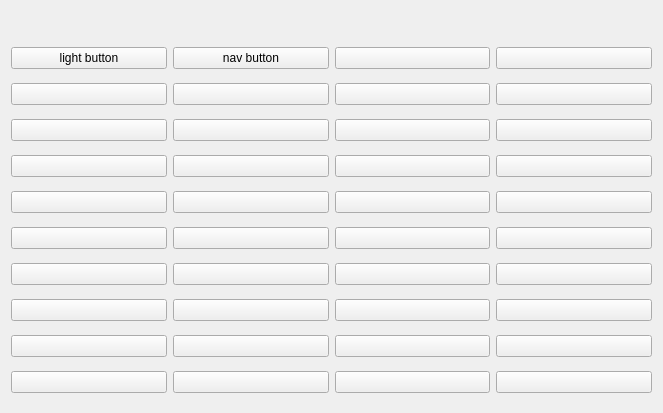
<?xml version="1.0" encoding="UTF-8"?>
<ui version="4.0">
 <class>MainWindow</class>
 <widget class="QMainWindow" name="MainWindow">
  <property name="geometry">
   <rect>
    <x>0</x>
    <y>0</y>
    <width>663</width>
    <height>413</height>
   </rect>
  </property>
  <property name="windowTitle">
   <string>FormTestTool</string>
  </property>
  <widget class="QWidget" name="centralWidget">
   <layout class="QGridLayout" name="gridLayout">
    <item row="1" column="3">
     <widget class="QPushButton" name="pushButton_3">
      <property name="text">
       <string/>
      </property>
     </widget>
    </item>
    <item row="10" column="3">
     <widget class="QPushButton" name="pushButton_38">
      <property name="text">
       <string/>
      </property>
     </widget>
    </item>
    <item row="2" column="1">
     <widget class="QPushButton" name="pushButton_5">
      <property name="text">
       <string/>
      </property>
     </widget>
    </item>
    <item row="2" column="0">
     <widget class="QPushButton" name="pushButton_4">
      <property name="text">
       <string/>
      </property>
     </widget>
    </item>
    <item row="7" column="1">
     <widget class="QPushButton" name="pushButton_24">
      <property name="text">
       <string/>
      </property>
     </widget>
    </item>
    <item row="3" column="1">
     <widget class="QPushButton" name="pushButton_9">
      <property name="text">
       <string/>
      </property>
     </widget>
    </item>
    <item row="7" column="3">
     <widget class="QPushButton" name="pushButton_26">
      <property name="text">
       <string/>
      </property>
     </widget>
    </item>
    <item row="12" column="1">
     <widget class="QPushButton" name="pushButton_37">
      <property name="text">
       <string/>
      </property>
     </widget>
    </item>
    <item row="10" column="0">
     <widget class="QPushButton" name="pushButton_27">
      <property name="text">
       <string/>
      </property>
     </widget>
    </item>
    <item row="3" column="0">
     <widget class="QPushButton" name="pushButton_8">
      <property name="text">
       <string/>
      </property>
     </widget>
    </item>
    <item row="4" column="0">
     <widget class="QPushButton" name="pushButton_12">
      <property name="text">
       <string/>
      </property>
     </widget>
    </item>
    <item row="4" column="1">
     <widget class="QPushButton" name="pushButton_13">
      <property name="text">
       <string/>
      </property>
     </widget>
    </item>
    <item row="5" column="0">
     <widget class="QPushButton" name="pushButton_15">
      <property name="text">
       <string/>
      </property>
     </widget>
    </item>
    <item row="1" column="0">
     <widget class="QPushButton" name="pushButton">
      <property name="text">
       <string>light button</string>
      </property>
     </widget>
    </item>
    <item row="10" column="1">
     <widget class="QPushButton" name="pushButton_32">
      <property name="text">
       <string/>
      </property>
     </widget>
    </item>
    <item row="5" column="3">
     <widget class="QPushButton" name="pushButton_18">
      <property name="text">
       <string/>
      </property>
     </widget>
    </item>
    <item row="6" column="1">
     <widget class="QPushButton" name="pushButton_20">
      <property name="text">
       <string/>
      </property>
     </widget>
    </item>
    <item row="12" column="0">
     <widget class="QPushButton" name="pushButton_35">
      <property name="text">
       <string/>
      </property>
     </widget>
    </item>
    <item row="4" column="2">
     <widget class="QPushButton" name="pushButton_14">
      <property name="text">
       <string/>
      </property>
     </widget>
    </item>
    <item row="10" column="2">
     <widget class="QPushButton" name="pushButton_33">
      <property name="text">
       <string/>
      </property>
     </widget>
    </item>
    <item row="5" column="2">
     <widget class="QPushButton" name="pushButton_17">
      <property name="text">
       <string/>
      </property>
     </widget>
    </item>
    <item row="3" column="2">
     <widget class="QPushButton" name="pushButton_10">
      <property name="text">
       <string/>
      </property>
     </widget>
    </item>
    <item row="6" column="0">
     <widget class="QPushButton" name="pushButton_19">
      <property name="text">
       <string/>
      </property>
     </widget>
    </item>
    <item row="7" column="0">
     <widget class="QPushButton" name="pushButton_23">
      <property name="text">
       <string/>
      </property>
     </widget>
    </item>
    <item row="8" column="3">
     <widget class="QPushButton" name="pushButton_28">
      <property name="text">
       <string/>
      </property>
     </widget>
    </item>
    <item row="2" column="2">
     <widget class="QPushButton" name="pushButton_6">
      <property name="text">
       <string/>
      </property>
     </widget>
    </item>
    <item row="4" column="3">
     <widget class="QPushButton" name="pushButton_29">
      <property name="text">
       <string/>
      </property>
     </widget>
    </item>
    <item row="8" column="2">
     <widget class="QPushButton" name="pushButton_30">
      <property name="text">
       <string/>
      </property>
     </widget>
    </item>
    <item row="2" column="3">
     <widget class="QPushButton" name="pushButton_7">
      <property name="text">
       <string/>
      </property>
     </widget>
    </item>
    <item row="6" column="2">
     <widget class="QPushButton" name="pushButton_21">
      <property name="text">
       <string/>
      </property>
     </widget>
    </item>
    <item row="8" column="0">
     <widget class="QPushButton" name="pushButton_39">
      <property name="text">
       <string/>
      </property>
     </widget>
    </item>
    <item row="3" column="3">
     <widget class="QPushButton" name="pushButton_11">
      <property name="text">
       <string/>
      </property>
     </widget>
    </item>
    <item row="1" column="2">
     <widget class="QPushButton" name="pushButton_2">
      <property name="text">
       <string/>
      </property>
     </widget>
    </item>
    <item row="1" column="1">
     <widget class="QPushButton" name="pushButton_1">
      <property name="text">
       <string>nav button</string>
      </property>
     </widget>
    </item>
    <item row="8" column="1">
     <widget class="QPushButton" name="pushButton_31">
      <property name="text">
       <string/>
      </property>
     </widget>
    </item>
    <item row="5" column="1">
     <widget class="QPushButton" name="pushButton_16">
      <property name="text">
       <string/>
      </property>
     </widget>
    </item>
    <item row="12" column="3">
     <widget class="QPushButton" name="pushButton_34">
      <property name="text">
       <string/>
      </property>
     </widget>
    </item>
    <item row="12" column="2">
     <widget class="QPushButton" name="pushButton_36">
      <property name="text">
       <string/>
      </property>
     </widget>
    </item>
    <item row="6" column="3">
     <widget class="QPushButton" name="pushButton_22">
      <property name="text">
       <string/>
      </property>
     </widget>
    </item>
    <item row="7" column="2">
     <widget class="QPushButton" name="pushButton_25">
      <property name="text">
       <string/>
      </property>
     </widget>
    </item>
    <item row="0" column="0">
     <widget class="QLabel" name="label_icon">
      <property name="sizePolicy">
       <sizepolicy hsizetype="Minimum" vsizetype="Fixed">
        <horstretch>0</horstretch>
        <verstretch>0</verstretch>
       </sizepolicy>
      </property>
      <property name="text">
       <string/>
      </property>
     </widget>
    </item>
   </layout>
  </widget>
 </widget>
 <layoutdefault spacing="6" margin="11"/>
 <resources/>
 <connections/>
</ui>
